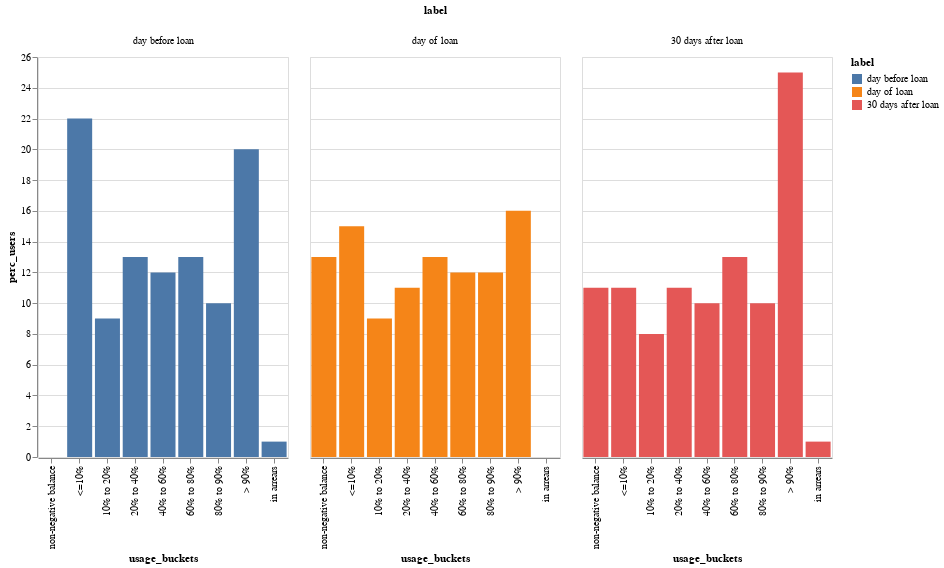

Notebook cell for this chart:
### Code cell
af.column_multi(
    usage_df[usage_df["interest_split"] == "All Users"],
    "label",
    "usage_buckets",
    "perc_users",
    "label",
    250,
    400,
    "x",
)

### Figure 1 — Vega-Lite specification as saved in the notebook (floating-point values rounded to 4 significant figures)
{"config": {"view": {"continuousWidth": 400, "continuousHeight": 300}}, "data": {"name": "data-a6b516b6d35cd3a8a879e0b6e8f4d8bb"}, "mark": "bar", "encoding": {"color": {"type": "nominal", "field": "label"}, "column": {"type": "nominal", "field": "label"}, "tooltip": {"type": "quantitative", "field": "perc_users"}, "x": {"type": "nominal", "field": "usage_buckets", "sort": "x"}, "y": {"type": "quantitative", "field": "perc_users"}}, "height": 400, "width": 250, "$schema": "https://vega.github.io/schema/vega-lite/v4.8.1.json", "datasets": {"data-a6b516b6d35cd3a8a879e0b6e8f4d8bb": [{"interest_split": "All Users", "label": " day before loan", "usage_buckets": "  <=10%", "n_users": 386, "perc_users": 22}, {"interest_split": "All Users", "label": " day before loan", "usage_buckets": " 10% to 20%", "n_users": 160, "perc_users": 9}, {"interest_split": "All Users", "label": " day before loan", "usage_buckets": " 20% to 40%", "n_users": 224, "perc_users": 13}, {"interest_split": "All Users", "label": " day before loan", "usage_buckets": " 40% to 60%", "n_users": 203, "perc_users": 12}, {"interest_split": "All Users", "label": " day before loan", "usage_buckets": " 60% to 80%", "n_users": 232, "perc_users": 13}, {"interest_split": "All Users", "label": " day before loan", "usage_buckets": " 80% to 90%", "n_users": 184, "perc_users": 10}, {"interest_split": "All Users", "label": " day before loan", "usage_buckets": " > 90%", "n_users": 356, "perc_users": 20}, {"interest_split": "All Users", "label": " day before loan", "usage_buckets": "in arrears", "n_users": 15, "perc_users": 1}, {"interest_split": "All Users", "label": " day of loan", "usage_buckets": "   non-negative balance", "n_users": 229, "perc_users": 13}, {"interest_split": "All Users", "label": " day of loan", "usage_buckets": "  <=10%", "n_users": 257, "perc_users": 15}, {"interest_split": "All Users", "label": " day of loan", "usage_buckets": " 10% to 20%", "n_users": 151, "perc_users": 9}, {"interest_split": "All Users", "label": " day of loan", "usage_buckets": " 20% to 40%", "n_users": 189, "perc_users": 11}, {"interest_split": "All Users", "label": " day of loan", "usage_buckets": " 40% to 60%", "n_users": 225, "perc_users": 13}, {"interest_split": "All Users", "label": " day of loan", "usage_buckets": " 60% to 80%", "n_users": 218, "perc_users": 12}, {"interest_split": "All Users", "label": " day of loan", "usage_buckets": " 80% to 90%", "n_users": 209, "perc_users": 12}, {"interest_split": "All Users", "label": " day of loan", "usage_buckets": " > 90%", "n_users": 279, "perc_users": 16}, {"interest_split": "All Users", "label": " day of loan", "usage_buckets": "in arrears", "n_users": 3, "perc_users": 0}, {"interest_split": "All Users", "label": "30 days after loan", "usage_buckets": "   non-negative balance", "n_users": 201, "perc_users": 11}, {"interest_split": "All Users", "label": "30 days after loan", "usage_buckets": "  <=10%", "n_users": 188, "perc_users": 11}, {"interest_split": "All Users", "label": "30 days after loan", "usage_buckets": " 10% to 20%", "n_users": 145, "perc_users": 8}, {"interest_split": "All Users", "label": "30 days after loan", "usage_buckets": " 20% to 40%", "n_users": 198, "perc_users": 11}, {"interest_split": "All Users", "label": "30 days after loan", "usage_buckets": " 40% to 60%", "n_users": 170, "perc_users": 10}, {"interest_split": "All Users", "label": "30 days after loan", "usage_buckets": " 60% to 80%", "n_users": 221, "perc_users": 13}, {"interest_split": "All Users", "label": "30 days after loan", "usage_buckets": " 80% to 90%", "n_users": 180, "perc_users": 10}, {"interest_split": "All Users", "label": "30 days after loan", "usage_buckets": " > 90%", "n_users": 439, "perc_users": 25}, {"interest_split": "All Users", "label": "30 days after loan", "usage_buckets": "in arrears", "n_users": 18, "perc_users": 1}]}}
